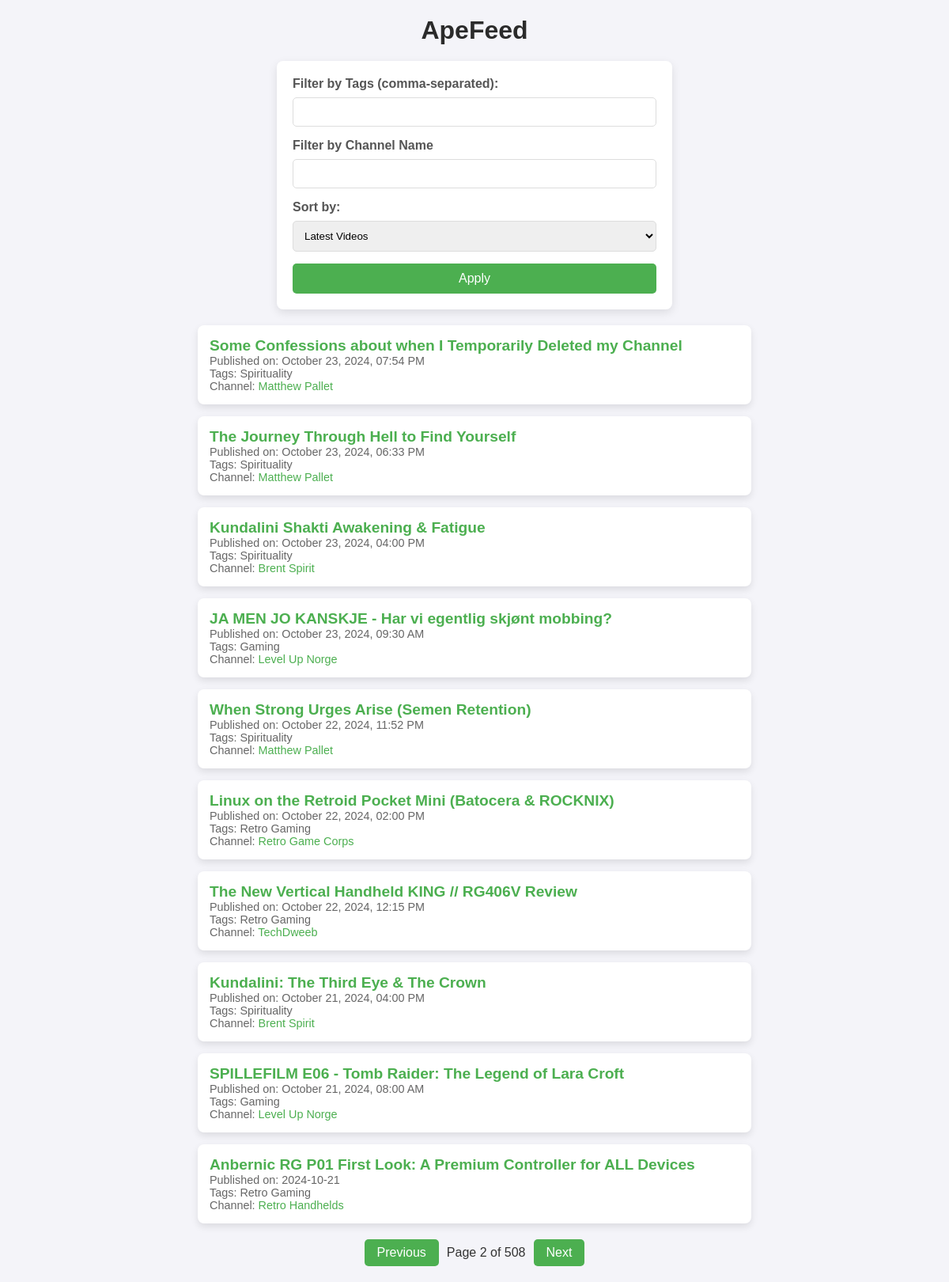
Screenshot of /ape-feed?page=2 with the database file from the repository.
### tables this page shows
CREATE TABLE videos (
        id INTEGER PRIMARY KEY AUTOINCREMENT,
        title TEXT NOT NULL,
        url TEXT UNIQUE NOT NULL,
        publish_date TEXT NOT NULL,
        tags TEXT NOT NULL,
        date_added TIMESTAMP DEFAULT CURRENT_TIMESTAMP
    , channel_name text, channel_url text);

### app.py (the view, shortened to what this page needs)
@app.route('/ape-feed', methods=['GET'])
def ape_feed():
    conn = get_db_connection()
    cursor = conn.cursor()
    page = int(request.args.get('page', 1))
    items_per_page = 10
    offset = (page - 1) * items_per_page
    tags_filter = request.args.getlist('tags')
    channel_filter = request.args.getlist('channel_filter')
    print(channel_filter)
    sort_order = request.args.get('sort') or 'publish_date DESC'
    if tags_filter and tags_filter[0] != '':
        print('tags_filter')
        tags_placeholder = ','.join(['?'] * len(tags_filter))
        query = f'''
            SELECT * FROM videos
            WHERE tags LIKE "%" || ? || "%"
            ORDER BY {sort_order}
            LIMIT ? OFFSET ?
        '''
        videos = cursor.execute(query, tags_filter + [items_per_page, offset]).fetchall()
        total_items_query = f'''
            SELECT * FROM videos
            WHERE tags LIKE "%"
        '''
        total_items_query = cursor.execute(f'SELECT COUNT(*) FROM videos where tags like "%{tags_filter[0]}%"').fetchone()
    else:
        query = f'SELECT * FROM videos ORDER BY {sort_order} LIMIT ? OFFSET ?'
        videos = cursor.execute(query, (items_per_page, offset)).fetchall()
        total_items_query = cursor.execute('SELECT COUNT(*) FROM videos').fetchone()
    total_items = total_items_query[0] if total_items_query else 0
    total_pages = (total_items + items_per_page - 1) // items_per_page  # Round up
    conn.close()
    return render_template('ape_feed.html', videos=videos, page=page, total_pages=total_pages, random_sort=False, sort_order=sort_order)

### app.py (called while the page is built)
def get_db_connection():
    conn = sqlite3.connect(DATABASE)
    conn.row_factory = sqlite3.Row
    return conn

@app.template_filter('format_datetime')
def format_datetime(value, format="%B %d, %Y, %I:%M %p", target_timezone="UTC"):
    try:
        dt = datetime.strptime(value, "%Y-%m-%d %H:%M:%S%z")
        target_tz = pytz.timezone(target_timezone)
        dt = dt.astimezone(target_tz)
        return dt.strftime(format)
    except ValueError:
        return value  # Return as-is if there's an error

### templates/ape_feed.html (shortened to what this page needs)
<!doctype html>
<html lang="en">
<head>
    <link rel="stylesheet" href="{{ url_for('static', filename='style.css') }}">
</head>
<body>
    <h1>ApeFeed</h1>
    <form method="get" action="{{ url_for('ape_feed') }}">
        <label for="tags">Filter by Tags (comma-separated):</label>
        <input type="text" id="tags" name="tags">
        <label for="channel_filter">Filter by Channel Name</label>
        <input type="text" id="channel_filter" name="channel_filter">
        <label for="sort">Sort by:</label>
        <select id="sort" name="sort">
            <option value="publish_date desc" {% if sort_order == 'publish_date desc' %}selected{% endif %}>Latest Videos</option>
        </select>
        <button type="submit">Apply</button>
    </form>
    <div id="feed">
        {% for video in videos %}
        <div class="feed-item">
            <h2 id="title-{{ video['id'] }}">
                <a href="javascript:void(0);" onclick="toggleEmbed('{{ video['id'] }}', '{{ video['url'] }}')">
                    {{ video['title'] }}
                </a>
            </h2>
            <p>Published on: {{ video['publish_date'] | format_datetime }} </p>
            <p>Tags: {{ video['tags'] }}</p>
            <p>Channel: <a href="{{ video['channel_url'] }}">{{ video['channel_name'] }}</a></p>
        </div>
        {% endfor %}
    </div>
    {% if random_sort %}
        <div class="shuffle-button">
            <form method="get" action="{{ url_for('ape_feed') }}">
                <input type="hidden" name="sort" value="RANDOM()">
                <button type="submit">Shuffle</button>
            </form>
        </div>
    {% else %}
        <div class="pagination">
            {% if page > 1 %}
                <a href="{{ url_for('ape_feed', page=page - 1, tags=request.args.getlist('tags'), sort=request.args.get('sort')) }}" class="pagination-link">Previous</a>
            {% endif %}
            <span>Page {{ page }} of {{ total_pages }}</span>
            {% if page < total_pages %}
                <a href="{{ url_for('ape_feed', page=page + 1, tags=request.args.getlist('tags'), channel_filter=request.args.getlist('channel_filter'), sort=request.args.get('sort')) }}" class="pagination-link">Next</a>
            {% endif %}
        </div>
    {% endif %}
</body>
</html>

### static/style.css (style rules this page uses)
* { margin: 0; padding: 0; box-sizing: border-box; font-family: Arial, sans-serif; }
body { background-color: #f4f4f9; color: #333; display: flex; flex-direction: column; align-items: center; padding: 20px; }
h1 { font-size: 2rem; margin-bottom: 20px; color: #2b2b2b; text-align: center; }
form { background: #fff; padding: 20px; border-radius: 8px; box-shadow: 0px 4px 12px rgba(0, 0, 0, 0.1); margin-bottom: 20px; width: 100%; max-width: 500px; }
label { font-weight: bold; color: #555; display: block; margin-bottom: 8px; }
input[type="text"], select { width: 100%; padding: 10px; margin-bottom: 15px; border: 1px solid #ddd; border-radius: 5px; }
button { background-color: #4CAF50; color: white; padding: 10px 20px; border: none; border-radius: 5px; cursor: pointer; font-size: 1rem; width: 100%; }
#feed { display: flex; flex-direction: column; gap: 15px; width: 100%; max-width: 700px; }
.feed-item { background: #fff; padding: 15px; border-radius: 8px; box-shadow: 0px 4px 10px rgba(0, 0, 0, 0.1); transition: transform 0.2s; }
.feed-item h2 { font-size: 1.2rem; color: #333; }
.feed-item p { font-size: 0.9rem; color: #666; }
a { color: #4CAF50; text-decoration: none; }
.pagination { display: flex; justify-content: center; align-items: center; margin-top: 20px; }
.pagination-link { padding: 8px 16px; background-color: #4CAF50; color: white; text-decoration: none; border-radius: 5px; margin: 0 10px; font-size: 1rem; transition: background-color 0.2s ease; }
.pagination span { font-size: 1rem; color: #333; }

### rows the page displays
videos: title "Some Confessions about when I Temporarily Deleted my Channel", publish_date "October 23, 2024, 07:54 PM", tags "Spirituality", channel_name "Matthew Pallet"
videos: title "The Journey Through Hell to Find Yourself", publish_date "October 23, 2024, 06:33 PM", tags "Spirituality", channel_name "Matthew Pallet"
videos: title "Kundalini Shakti Awakening & Fatigue", publish_date "October 23, 2024, 04:00 PM", tags "Spirituality", channel_name "Brent Spirit"
videos: title "JA MEN JO KANSKJE - Har vi egentlig skjønt mobbing?", publish_date "October 23, 2024, 09:30 AM", tags "Gaming", channel_name "Level Up Norge"
videos: title "When Strong Urges Arise (Semen Retention)", publish_date "October 22, 2024, 11:52 PM", tags "Spirituality", channel_name "Matthew Pallet"
videos: title "Linux on the Retroid Pocket Mini (Batocera & ROCKNIX)", publish_date "October 22, 2024, 02:00 PM", tags "Retro Gaming", channel_name "Retro Game Corps"
videos: title "The New Vertical Handheld KING // RG406V Review", publish_date "October 22, 2024, 12:15 PM", tags "Retro Gaming", channel_name "TechDweeb"
videos: title "Kundalini: The Third Eye & The Crown", publish_date "October 21, 2024, 04:00 PM", tags "Spirituality", channel_name "Brent Spirit"
videos: title "SPILLEFILM E06 - Tomb Raider: The Legend of Lara Croft", publish_date "October 21, 2024, 08:00 AM", tags "Gaming", channel_name "Level Up Norge"

### other values shown
{{ video['title'] }} "Anbernic RG P01 First Look: A Premium Controller for ALL Devices"
{{ video['publish_date'] | format_datetime }} "2024-10-21"
{{ video['tags'] }} "Retro Gaming"
{{ video['channel_name'] }} "Retro Handhelds"
{{ page }} "2"
{{ total_pages }} "508"
